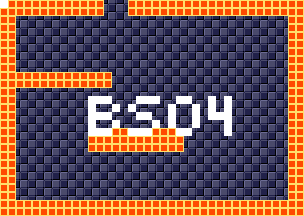

Below is a game level as drawn by its tile map, then a one-line description and the .tmx that defines it (tile-layer data replaced by summaries):
An orthogonal 38x27 tile map with 8x8 px tiles, 4 tile layers (background, foreground, room numbers, Objects), 15 tilesets.

<map version="1.5" tiledversion="1.7.1" orientation="orthogonal" renderorder="right-down" width="38" height="27" tilewidth="8" tileheight="8" infinite="0" nextlayerid="11" nextobjectid="1">
 <tileset firstgid="1" source="tilesheets/tsKarniMata.tsx" />
 <tileset firstgid="1025" source="tilesheets/tsVoodooWasp.tsx" />
 <tileset firstgid="2049" source="tilesheets/tsBurial.tsx" />
 <tileset firstgid="3073" source="tilesheets/tsBlueTemple.tsx" />
 <tileset firstgid="4097" source="tilesheets/tsGoddess.tsx" />
 <tileset firstgid="5121" source="tilesheets/tsKonark.tsx" />
 <tileset firstgid="6145" name="sEnemies" tilewidth="8" tileheight="8" tilecount="1024" columns="32">
  <image source="../grapx/tilesheets/sObjects.bmp" trans="ff94ff" width="256" height="256" />
 </tileset>
 <tileset firstgid="7169" source="tilesheets/tsIceTemple.tsx" />
 <tileset firstgid="8193" source="tilesheets/tsLavaArea.tsx" />
 <tileset firstgid="9217" source="tilesheets/tsBossArea.tsx" />
 <tileset firstgid="10241" source="tilesheets/tsPegu.tsx" />
 <tileset firstgid="11265" source="tilesheets/sTiwanakuTemple.tsx" />
 <tileset firstgid="12289" source="tilesheets/sIndraTemple.tsx" />
 <tileset firstgid="13313" source="tilesheets/sTeleport.tsx" />
 <tileset firstgid="14337" source="tilesheets/sObjects.tsx" />
 <layer id="2" name="background" width="38" height="27">
  <data>[1026 cells, 1026 non-empty, 2 distinct tile ids]</data>
 </layer>
 <layer id="1" name="foreground" width="38" height="27">
  <data>[1026 cells, 298 non-empty, 1 distinct tile ids]</data>
 </layer>
 <layer id="7" name="room numbers" width="38" height="27">
  <data>[1026 cells, 43 non-empty, 1 distinct tile ids]</data>
 </layer>
 <layer id="10" name="Objects" width="38" height="27">
  <data>[1026 cells, 0 non-empty, 0 distinct tile ids]</data>
 </layer>
</map>
